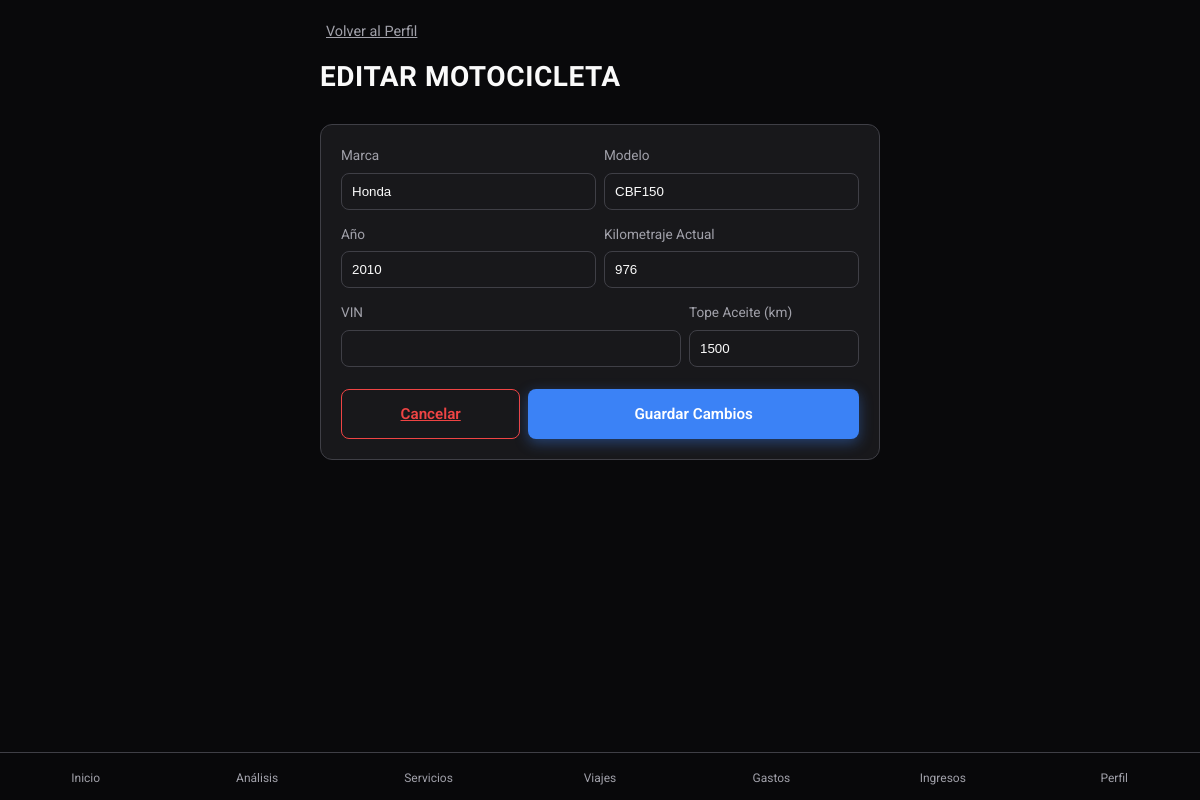
Before: /profile/edit with the older database file.
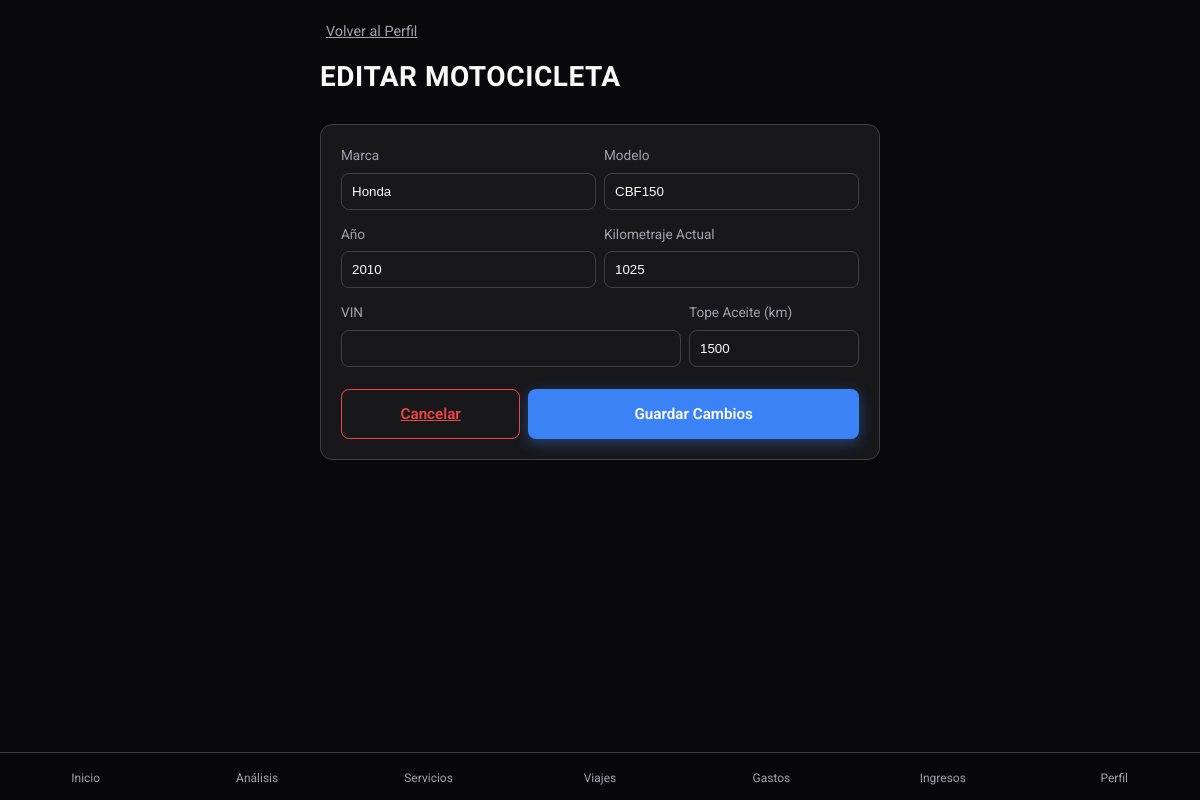
After: the same page with the newer database file.
### tables this page shows
CREATE TABLE motorcycles (
                id TEXT PRIMARY KEY,
                make TEXT NOT NULL,
                model TEXT NOT NULL,
                year INTEGER NOT NULL,
                vin TEXT,
                current_mileage INTEGER DEFAULT 0
            , oil_change_interval INTEGER DEFAULT 5000);

### app.py (the view)
    @app.route("/profile/edit", methods=["GET", "POST"])
    def edit_motorcycle():
        from motorcycles.services import motorcycle_service
        from flask import request, redirect, url_for
        moto = motorcycle_service.get_all()[0] if motorcycle_service.get_all() else None
        if not moto:
            return redirect(url_for("profile_view"))
        if request.method == "POST":
            motorcycle_service.update_by_id(moto.id, request.form)
            return redirect(url_for("profile_view"))
        return render_template("edit_motorcycle.html", moto=moto)

### infrastructure/db.py (called while the page is built)
def get_db_connection():
    conn = sqlite3.connect(DB_PATH)
    conn.row_factory = sqlite3.Row  # Permite acceder a las columnas por nombre
    return conn

### motorcycles/services.py (called while the page is built)
    def get_all(self) -> List[Motorcycle]:
        conn = get_db_connection()
        motos = []
        try:
            cursor = conn.cursor()
            cursor.execute("SELECT * FROM motorcycles")
            rows = cursor.fetchall()
            for row in rows:
                moto = Motorcycle(
                    make=row["make"],
                    model=row["model"],
                    year=row["year"],
                    vin=row["vin"],
                    current_mileage=row["current_mileage"],
                    oil_change_interval=row["oil_change_interval"],
                )
                moto.id = row["id"]
                motos.append(moto)
        finally:
            conn.close()
        return motos

### templates/edit_motorcycle.html (shortened to what the changed rows need)
{% extends "base.html" %}  {% block content %}
<header class="fade-in" style="animation-delay: 0.1s">
  <h1 class="page-title">Editar Motocicleta</h1>
</header>
<section class="fade-in" style="animation-delay: 0.2s">
  <div class="card" style="padding: 20px">
    <form
      action="{{ url_for('edit_motorcycle') }}"
      method="POST"
      style="display: flex; flex-direction: column; gap: 14px"
    >
      <div style="display: flex; gap: 8px">
        <div style="flex: 1">
          <label
            style="
              font-size: 0.85rem;
              color: var(--text-secondary);
              margin-bottom: 6px;
              display: block;
            "
            >Marca</label
          >
          <input
            type="text"
            name="make"
            value="{{ moto.make }}"
            required
            style="
              width: 100%;
              box-sizing: border-box;
              padding: 10px;
              border-radius: 8px;
              border: 1px solid var(--border-color);
              background: var(--bg-primary);
              color: var(--text-primary);
            "
          />
        </div>
        <div style="flex: 1">
          <label
            style="
              font-size: 0.85rem;
              color: var(--text-secondary);
              margin-bottom: 6px;
              display: block;
            "
            >Modelo</label
          >
          <input
            type="text"
            name="model"
            value="{{ moto.model }}"
            required
            style="
              width: 100%;
              box-sizing: border-box;
              padding: 10px;
              border-radius: 8px;
              border: 1px solid var(--border-color);
              background: var(--bg-primary);
              color: var(--text-primary);
            "
          />
        </div>
      </div>
      <div style="display: flex; gap: 8px">
        <div style="flex: 1">
          <label
            style="
              font-size: 0.85rem;
              color: var(--text-secondary);
              margin-bottom: 6px;
              display: block;
            "
            >Año</label
          >
          <input
            type="number"
            name="year"
            value="{{ moto.year }}"
            required
            style="
              width: 100%;
              box-sizing: border-box;
              padding: 10px;
              border-radius: 8px;
              border: 1px solid var(--border-color);
              background: var(--bg-primary);
              color: var(--text-primary);
            "
          />
        </div>
        <div style="flex: 1">
          <label
            style="
              font-size: 0.85rem;
              color: var(--text-secondary);
              margin-bottom: 6px;
              display: block;
            "
            >Kilometraje Actual</label
          >
          <input
            type="number"
            name="current_mileage"
            value="{{ moto.current_mileage }}"
            required
            style="
              width: 100%;
              box-sizing: border-box;
              padding: 10px;
              border-radius: 8px;
              border: 1px solid var(--border-color);
              background: var(--bg-primary);
              color: var(--text-primary);
            "
          />
        </div>
      </div>
      <div style="display: flex; gap: 8px">
        <div style="flex: 1">
          <label
            style="
              font-size: 0.85rem;
              color: var(--text-secondary);
              margin-bottom: 6px;
              display: block;
            "
            >Tope Aceite (km)</label
          >
          <input
            type="number"
            name="oil_change_interval"
            value="{{ moto.oil_change_interval }}"
            required
            style="
              width: 100%;
              box-sizing: border-box;
              padding: 10px;
              border-radius: 8px;
              border: 1px solid var(--border-color);
              background: var(--bg-primary);
              color: var(--text-primary);
            "
          />
        </div>
      </div>
    </form>
  </div>
</section>
{% endblock %}

Changed rows visible on the page:
changed motorcycles "Honda": current_mileage "976" → "1025"
